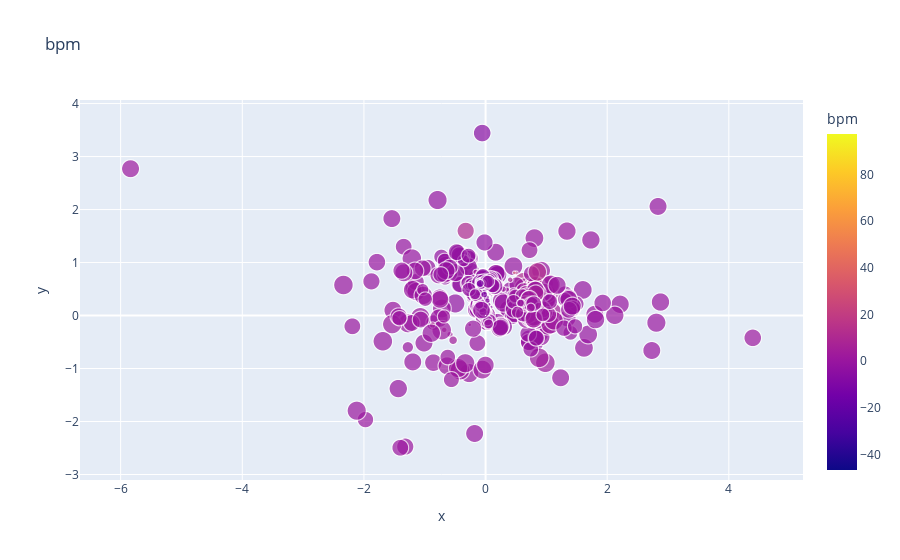

Notebook source saved alongside this figure:
### Code cell
plot_scatter(df, rotated_means_results, "bpm,stl,fg3m", "mixed","bpm", 0, "gaussian", "minutes,minutes,fg3a")

### Figure 1 — Plotly figure (JSON) as saved in the notebook; plotly's stock layout.template omitted (floating-point values rounded to 4 significant figures; data arrays with more than 128 entries replaced by an {"elided": "..."} marker saying what was removed)
{"data": [{"customdata": {"elided": "2332x3 mixed values"}, "hovertemplate": "x=%{x}<br>y=%{y}<br>minutes=%{customdata[1]}<br>bpm=%{marker.color}<br>names=%{customdata[2]}<extra></extra>", "legendgroup": "", "marker": {"color": {"elided": "2332 float values"}, "coloraxis": "coloraxis", "size": {"elided": "2332 float values"}, "sizemode": "area", "sizeref": 0.1459, "symbol": "circle"}, "mode": "markers", "name": "", "showlegend": false, "type": "scattergl", "x": {"elided": "2332 float values"}, "xaxis": "x", "y": {"elided": "2332 float values"}, "yaxis": "y"}], "layout": {"coloraxis": {"colorbar": {"title": {"text": "bpm"}}, "colorscale": [[0, "#0d0887"], [0.1111, "#46039f"], [0.2222, "#7201a8"], [0.3333, "#9c179e"], [0.4444, "#bd3786"], [0.5556, "#d8576b"], [0.6667, "#ed7953"], [0.7778, "#fb9f3a"], [0.8889, "#fdca26"], [1, "#f0f921"]]}, "legend": {"itemsizing": "constant", "tracegroupgap": 0}, "title": {"text": "bpm"}, "xaxis": {"anchor": "y", "domain": [0, 1], "title": {"text": "x"}}, "yaxis": {"anchor": "x", "domain": [0, 1], "title": {"text": "y"}}}}
